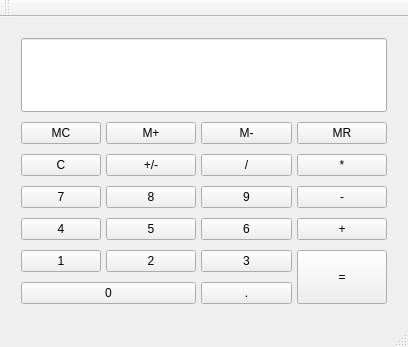
<?xml version="1.0" encoding="UTF-8"?>
<ui version="4.0">
 <class>MainWindow</class>
 <widget class="QMainWindow" name="MainWindow">
  <property name="enabled">
   <bool>true</bool>
  </property>
  <property name="geometry">
   <rect>
    <x>0</x>
    <y>0</y>
    <width>408</width>
    <height>347</height>
   </rect>
  </property>
  <property name="maximumSize">
   <size>
    <width>408</width>
    <height>347</height>
   </size>
  </property>
  <property name="windowTitle">
   <string>Simple Calculator</string>
  </property>
  <widget class="QWidget" name="centralWidget">
   <layout class="QGridLayout" name="gridLayout_2">
    <item row="0" column="0">
     <layout class="QGridLayout" name="gridLayout">
      <property name="sizeConstraint">
       <enum>QLayout::SetMinimumSize</enum>
      </property>
      <property name="leftMargin">
       <number>10</number>
      </property>
      <property name="topMargin">
       <number>10</number>
      </property>
      <property name="rightMargin">
       <number>10</number>
      </property>
      <property name="bottomMargin">
       <number>10</number>
      </property>
      <property name="horizontalSpacing">
       <number>5</number>
      </property>
      <property name="verticalSpacing">
       <number>10</number>
      </property>
      <item row="2" column="2">
       <widget class="QPushButton" name="pushButton_div">
        <property name="text">
         <string>/</string>
        </property>
       </widget>
      </item>
      <item row="4" column="0">
       <widget class="QPushButton" name="pushButton_4">
        <property name="text">
         <string>4</string>
        </property>
       </widget>
      </item>
      <item row="4" column="3">
       <widget class="QPushButton" name="pushButton_plus">
        <property name="text">
         <string>+</string>
        </property>
       </widget>
      </item>
      <item row="5" column="0">
       <widget class="QPushButton" name="pushButton_1">
        <property name="text">
         <string>1</string>
        </property>
       </widget>
      </item>
      <item row="1" column="1">
       <widget class="QPushButton" name="pushButton_Mplus">
        <property name="text">
         <string>M+</string>
        </property>
       </widget>
      </item>
      <item row="6" column="2">
       <widget class="QPushButton" name="pushButton_decimal">
        <property name="text">
         <string>.</string>
        </property>
       </widget>
      </item>
      <item row="1" column="2">
       <widget class="QPushButton" name="pushButton_Mminus">
        <property name="text">
         <string>M-</string>
        </property>
       </widget>
      </item>
      <item row="1" column="3">
       <widget class="QPushButton" name="pushButton_MR">
        <property name="text">
         <string>MR</string>
        </property>
       </widget>
      </item>
      <item row="2" column="0">
       <widget class="QPushButton" name="pushButton_C">
        <property name="text">
         <string>C</string>
        </property>
       </widget>
      </item>
      <item row="6" column="0" colspan="2">
       <widget class="QPushButton" name="pushButton_0">
        <property name="text">
         <string>0</string>
        </property>
       </widget>
      </item>
      <item row="2" column="1">
       <widget class="QPushButton" name="pushButton_plusMinus">
        <property name="text">
         <string>+/-</string>
        </property>
       </widget>
      </item>
      <item row="5" column="1">
       <widget class="QPushButton" name="pushButton_2">
        <property name="text">
         <string>2</string>
        </property>
       </widget>
      </item>
      <item row="5" column="2">
       <widget class="QPushButton" name="pushButton_3">
        <property name="text">
         <string>3</string>
        </property>
       </widget>
      </item>
      <item row="3" column="1">
       <widget class="QPushButton" name="pushButton_8">
        <property name="text">
         <string>8</string>
        </property>
       </widget>
      </item>
      <item row="3" column="2">
       <widget class="QPushButton" name="pushButton_9">
        <property name="text">
         <string>9</string>
        </property>
       </widget>
      </item>
      <item row="3" column="3">
       <widget class="QPushButton" name="pushButton_minus">
        <property name="text">
         <string>-</string>
        </property>
       </widget>
      </item>
      <item row="4" column="1">
       <widget class="QPushButton" name="pushButton_5">
        <property name="text">
         <string>5</string>
        </property>
       </widget>
      </item>
      <item row="4" column="2">
       <widget class="QPushButton" name="pushButton_6">
        <property name="text">
         <string>6</string>
        </property>
       </widget>
      </item>
      <item row="1" column="0">
       <widget class="QPushButton" name="pushButton_MC">
        <property name="sizePolicy">
         <sizepolicy hsizetype="Fixed" vsizetype="Fixed">
          <horstretch>0</horstretch>
          <verstretch>0</verstretch>
         </sizepolicy>
        </property>
        <property name="text">
         <string>MC</string>
        </property>
       </widget>
      </item>
      <item row="2" column="3">
       <widget class="QPushButton" name="pushButton_mul">
        <property name="text">
         <string>*</string>
        </property>
       </widget>
      </item>
      <item row="3" column="0">
       <widget class="QPushButton" name="pushButton_7">
        <property name="text">
         <string>7</string>
        </property>
       </widget>
      </item>
      <item row="5" column="3" rowspan="2">
       <widget class="QPushButton" name="pushButton_equal">
        <property name="sizePolicy">
         <sizepolicy hsizetype="Minimum" vsizetype="Preferred">
          <horstretch>0</horstretch>
          <verstretch>0</verstretch>
         </sizepolicy>
        </property>
        <property name="text">
         <string>=</string>
        </property>
        <property name="iconSize">
         <size>
          <width>32</width>
          <height>16</height>
         </size>
        </property>
       </widget>
      </item>
      <item row="0" column="0" colspan="4">
       <widget class="QLineEdit" name="lineEdit">
        <property name="sizePolicy">
         <sizepolicy hsizetype="Preferred" vsizetype="Preferred">
          <horstretch>0</horstretch>
          <verstretch>10</verstretch>
         </sizepolicy>
        </property>
        <property name="font">
         <font>
          <pointsize>14</pointsize>
         </font>
        </property>
        <property name="cursor">
         <cursorShape>IBeamCursor</cursorShape>
        </property>
        <property name="alignment">
         <set>Qt::AlignRight|Qt::AlignTrailing|Qt::AlignVCenter</set>
        </property>
       </widget>
      </item>
     </layout>
    </item>
   </layout>
  </widget>
  <widget class="QMenuBar" name="menuBar">
   <property name="geometry">
    <rect>
     <x>0</x>
     <y>0</y>
     <width>408</width>
     <height>25</height>
    </rect>
   </property>
  </widget>
  <widget class="QToolBar" name="mainToolBar">
   <attribute name="toolBarArea">
    <enum>TopToolBarArea</enum>
   </attribute>
   <attribute name="toolBarBreak">
    <bool>false</bool>
   </attribute>
  </widget>
  <widget class="QStatusBar" name="statusBar"/>
 </widget>
 <layoutdefault spacing="6" margin="11"/>
 <resources/>
 <connections/>
</ui>
